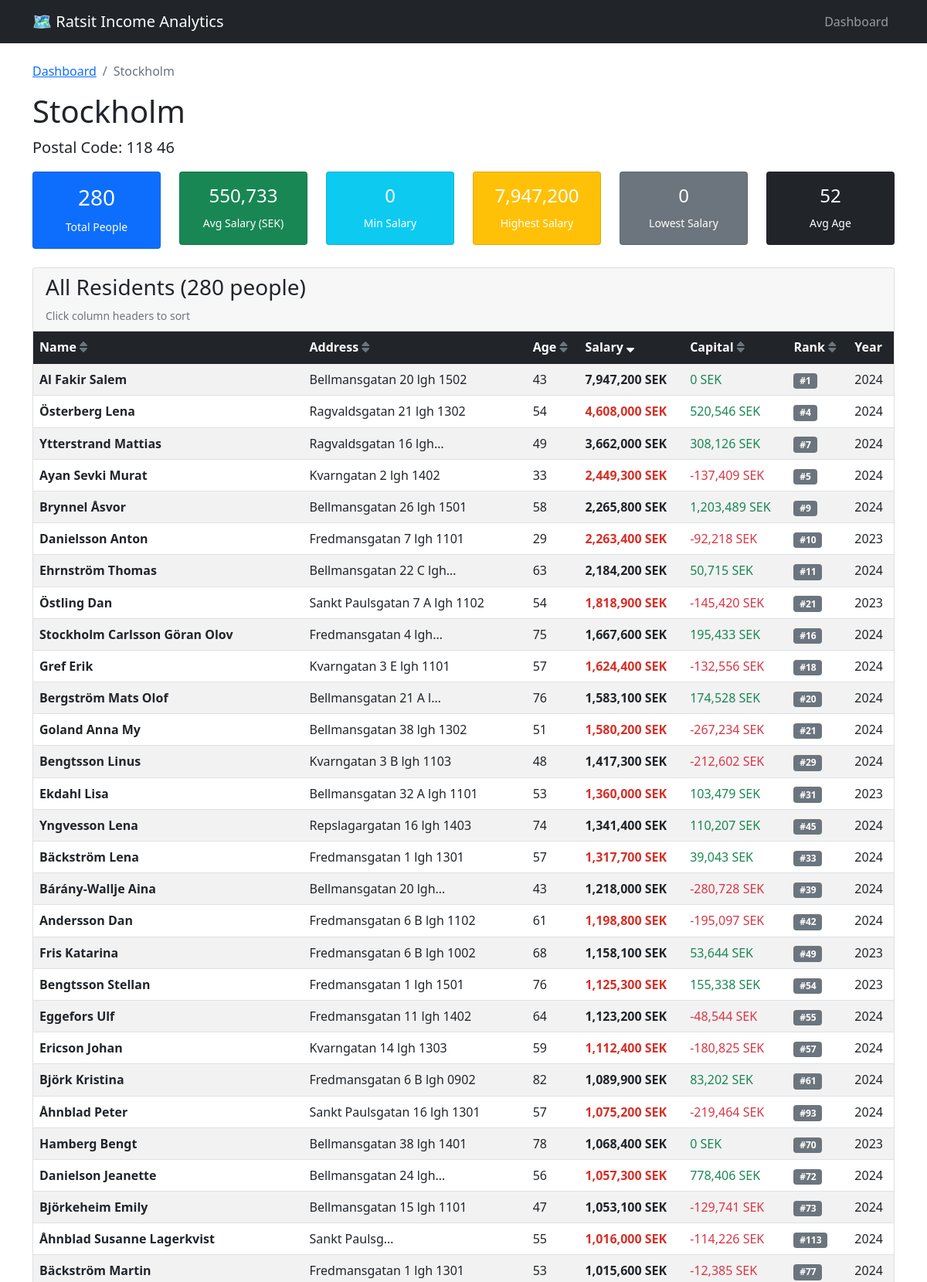
The page /area/118 46 (upper part) on the database its author committed.
### tables this page shows
CREATE TABLE persons (
                id INTEGER PRIMARY KEY AUTOINCREMENT,
                name TEXT NOT NULL,
                address TEXT,
                postal_code TEXT,
                area_name TEXT,
                age INTEGER,
                income_year INTEGER,
                salary_rank INTEGER,
                payment_remarks BOOLEAN,
                salary INTEGER,
                capital INTEGER,
                created_at TIMESTAMP DEFAULT CURRENT_TIMESTAMP
            );

### app.py (the view)
@app.route('/area/<postal_code>')
def area_detail(postal_code):
    db = RatsitDatabase()
    sort_by = request.args.get('sort', 'salary')
    sort_order = request.args.get('order', 'desc')
    persons = db.get_persons_by_area(postal_code=postal_code, sort_by=sort_by, sort_order=sort_order)
    if persons.empty:
        return "Area not found", 404
    area_name = persons.iloc[0]['area_name']
    stats = {
        'area_name': area_name,
        'postal_code': postal_code,
        'total_people': len(persons),
        'avg_salary': int(persons['salary'].mean()),
        'max_salary': int(persons['salary'].max()),
        'min_salary': int(persons['salary'].min()),
        'avg_age': int(persons['age'].mean())
    }
    return render_template('area_detail.html',
                         stats=stats,
                         persons=persons.to_dict('records'),
                         current_sort=sort_by,
                         current_order=sort_order)

### templates/area_detail.html (shortened to what this page needs)
{% extends "base.html" %}
{% block content %}
<div class="row">
    <div class="col-12">
        <nav aria-label="breadcrumb">
            <ol class="breadcrumb">
                <li class="breadcrumb-item"><a href="{{ url_for('index') }}">Dashboard</a></li>
                <li class="breadcrumb-item active">{{ stats.area_name }}</li>
            </ol>
        </nav>
        <h1>{{ stats.area_name }}</h1>
        <p class="lead">Postal Code: {{ stats.postal_code }}</p>
    </div>
</div>
<div class="row mb-4">
    <div class="col-md-2">
        <div class="card bg-primary text-white">
            <div class="card-body text-center">
                <h3>{{ stats.total_people }}</h3>
                <small>Total People</small>
            </div>
        </div>
    </div>
    <div class="col-md-2">
        <div class="card bg-success text-white">
            <div class="card-body text-center">
                <h4>{{ "{:,}".format(stats.avg_salary) }}</h4>
                <small>Avg Salary (SEK)</small>
            </div>
        </div>
    </div>
    <div class="col-md-2">
        <div class="card bg-info text-white">
            <div class="card-body text-center">
                <h4>{{ "{:,}".format(stats.min_salary) }}</h4>
                <small>Min Salary</small>
            </div>
        </div>
    </div>
    <div class="col-md-2">
        <div class="card bg-warning text-white">
            <div class="card-body text-center">
                <h4>{{ "{:,}".format(stats.max_salary) }}</h4>
                <small>Highest Salary</small>
            </div>
        </div>
    </div>
    <div class="col-md-2">
        <div class="card bg-secondary text-white">
            <div class="card-body text-center">
                <h4>{{ "{:,}".format(stats.min_salary) }}</h4>
                <small>Lowest Salary</small>
            </div>
        </div>
    </div>
    <div class="col-md-2">
        <div class="card bg-dark text-white">
            <div class="card-body text-center">
                <h4>{{ stats.avg_age }}</h4>
                <small>Avg Age</small>
            </div>
        </div>
    </div>
</div>
<div class="row">
    <div class="col-12">
        <div class="card">
            <div class="card-header">
                <h3>All Residents ({{ stats.total_people }} people)</h3>
                <small class="text-muted">Click column headers to sort</small>
            </div>
            <div class="card-body p-0">
                <div class="table-responsive">
                    <table class="table table-striped mb-0">
                        <thead class="table-dark">
                            <tr>
                                <th>
                                    <a href="?sort=name&order={{ 'asc' if current_sort == 'name' and current_order == 'desc' else 'desc' }}"
                                       class="text-white text-decoration-none">
                                        Name
                                        {% if current_sort == 'name' %}
                                            <i class="fas fa-sort-{{ 'down' if current_order == 'desc' else 'up' }}"></i>
                                        {% else %}
                                            <i class="fas fa-sort text-muted"></i>
                                        {% endif %}
                                    </a>
                                </th>
                                <th>
                                    <a href="?sort=address&order={{ 'asc' if current_sort == 'address' and current_order == 'desc' else 'desc' }}"
                                       class="text-white text-decoration-none">
                                        Address
                                        {% if current_sort == 'address' %}
                                            <i class="fas fa-sort-{{ 'down' if current_order == 'desc' else 'up' }}"></i>
                                        {% else %}
                                            <i class="fas fa-sort text-muted"></i>
                                        {% endif %}
                                    </a>
                                </th>
                                <th>
                                    <a href="?sort=age&order={{ 'asc' if current_sort == 'age' and current_order == 'desc' else 'desc' }}"
                                       class="text-white text-decoration-none">
                                        Age
                                        {% if current_sort == 'age' %}
                                            <i class="fas fa-sort-{{ 'down' if current_order == 'desc' else 'up' }}"></i>
                                        {% else %}
                                            <i class="fas fa-sort text-muted"></i>
                                        {% endif %}
                                    </a>
                                </th>
                                <th>
                                    <a href="?sort=salary&order={{ 'asc' if current_sort == 'salary' and current_order == 'desc' else 'desc' }}"
                                       class="text-white text-decoration-none">
                                        Salary
                                        {% if current_sort == 'salary' %}
                                            <i class="fas fa-sort-{{ 'down' if current_order == 'desc' else 'up' }}"></i>
                                        {% else %}
                                            <i class="fas fa-sort text-muted"></i>
                                        {% endif %}
                                    </a>
                                </th>
                                <th>
                                    <a href="?sort=capital&order={{ 'asc' if current_sort == 'capital' and current_order == 'desc' else 'desc' }}"
                                       class="text-white text-decoration-none">
                                        Capital
                                        {% if current_sort == 'capital' %}
                                            <i class="fas fa-sort-{{ 'down' if current_order == 'desc' else 'up' }}"></i>
                                        {% else %}
                                            <i class="fas fa-sort text-muted"></i>
                                        {% endif %}
                                    </a>
                                </th>
                                <th>
                                    <a href="?sort=rank&order={{ 'asc' if current_sort == 'rank' and current_order == 'desc' else 'desc' }}"
                                       class="text-white text-decoration-none">
                                        Rank
                                        {% if current_sort == 'rank' %}
                                            <i class="fas fa-sort-{{ 'down' if current_order == 'desc' else 'up' }}"></i>
                                        {% else %}
                                            <i class="fas fa-sort text-muted"></i>
                                        {% endif %}
                                    </a>
                                </th>
                                <th>Year</th>
                            </tr>
                        </thead>
                        <tbody>
                            {% for person in persons %}
                            <tr>
                                <td><strong>{{ person.name }}</strong></td>
                                <td>{{ person.address }}</td>
                                <td>{{ person.age }}</td>
                                <td class="{% if person.salary > 1000000 %}salary-high{% elif person.salary > 500000 %}salary-medium{% else %}salary-low{% endif %}">
                                    {{ "{:,}".format(person.salary) }} SEK
                                </td>
                                <td>
                                    {% if person.capital >= 0 %}
                                        <span class="text-success">{{ "{:,}".format(person.capital) }} SEK</span>
                                    {% else %}
                                        <span class="text-danger">{{ "{:,}".format(person.capital) }} SEK</span>
                                    {% endif %}
                                </td>
                                <td><span class="badge bg-secondary">#{{ person.salary_rank }}</span></td>
                                <td>{{ person.income_year }}</td>
                            </tr>
                            {% endfor %}
                        </tbody>
                    </table>
                </div>
            </div>
        </div>
    </div>
</div>
{% endblock %}

### templates/base.html (style rules this page uses)
.salary-high { color: #d73027; font-weight: bold; }

### rows shown on the page
persons: area_name "Stockholm", postal_code "118 46", name "Al Fakir Salem", address "Bellmansgatan 20 lgh 1502", age "43", salary "7,947,200", capital "0", salary_rank "1", income_year "2024"
persons: name "Österberg Lena", address "Ragvaldsgatan 21 lgh 1302", age "54", salary "4,608,000", capital "520,546", salary_rank "4", income_year "2024"
persons: name "Ytterstrand Mattias", address "Ragvaldsgatan 16 lgh…", age "49", salary "3,662,000", capital "308,126", salary_rank "7", income_year "2024"
persons: name "Ayan Sevki Murat", address "Kvarngatan 2 lgh 1402", age "33", salary "2,449,300", capital "-137,409", salary_rank "5", income_year "2024"
persons: name "Brynnel Åsvor", address "Bellmansgatan 26 lgh 1501", age "58", salary "2,265,800", capital "1,203,489", salary_rank "9", income_year "2024"
persons: name "Danielsson Anton", address "Fredmansgatan 7 lgh 1101", age "29", salary "2,263,400", capital "-92,218", salary_rank "10", income_year "2023"
persons: name "Ehrnström Thomas", address "Bellmansgatan 22 C lgh…", age "63", salary "2,184,200", capital "50,715", salary_rank "11", income_year "2024"
persons: name "Östling Dan", address "Sankt Paulsgatan 7 A lgh 1102", age "54", salary "1,818,900", capital "-145,420", salary_rank "21", income_year "2023"
persons: name "Stockholm Carlsson Göran Olov", address "Fredmansgatan 4 lgh…", age "75", salary "1,667,600", capital "195,433", salary_rank "16", income_year "2024"
persons: name "Gref Erik", address "Kvarngatan 3 E lgh 1101", age "57", salary "1,624,400", capital "-132,556", salary_rank "18", income_year "2024"
persons: name "Bergström Mats Olof", address "Bellmansgatan 21 A l…", age "76", salary "1,583,100", capital "174,528", salary_rank "20", income_year "2024"
persons: name "Goland Anna My", address "Bellmansgatan 38 lgh 1302", age "51", salary "1,580,200", capital "-267,234", salary_rank "21", income_year "2024"
persons: name "Bengtsson Linus", address "Kvarngatan 3 B lgh 1103", age "48", salary "1,417,300", capital "-212,602", salary_rank "29", income_year "2024"
persons: name "Ekdahl Lisa", address "Bellmansgatan 32 A lgh 1101", age "53", salary "1,360,000", capital "103,479", salary_rank "31", income_year "2023"
persons: name "Yngvesson Lena", address "Repslagargatan 16 lgh 1403", age "74", salary "1,341,400", capital "110,207", salary_rank "45", income_year "2024"
persons: name "Bäckström Lena", address "Fredmansgatan 1 lgh 1301", age "57", salary "1,317,700", capital "39,043", salary_rank "33", income_year "2024"
persons: name "Bárány-Wallje Aina", address "Bellmansgatan 20 lgh…", age "43", salary "1,218,000", capital "-280,728", salary_rank "39", income_year "2024"
persons: name "Andersson Dan", address "Fredmansgatan 6 B lgh 1102", age "61", salary "1,198,800", capital "-195,097", salary_rank "42", income_year "2024"
persons: name "Fris Katarina", address "Fredmansgatan 6 B lgh 1002", age "68", salary "1,158,100", capital "53,644", salary_rank "49", income_year "2023"
persons: name "Bengtsson Stellan", address "Fredmansgatan 1 lgh 1501", age "76", salary "1,125,300", capital "155,338", salary_rank "54", income_year "2023"
persons: name "Eggefors Ulf", address "Fredmansgatan 11 lgh 1402", age "64", salary "1,123,200", capital "-48,544", salary_rank "55", income_year "2024"
persons: name "Ericson Johan", address "Kvarngatan 14 lgh 1303", age "59", salary "1,112,400", capital "-180,825", salary_rank "57", income_year "2024"
persons: name "Björk Kristina", address "Fredmansgatan 6 B lgh 0902", age "82", salary "1,089,900", capital "83,202", salary_rank "61", income_year "2024"
persons: name "Åhnblad Peter", address "Sankt Paulsgatan 16 lgh 1301", age "57", salary "1,075,200", capital "-219,464", salary_rank "93", income_year "2024"
persons: name "Hamberg Bengt", address "Bellmansgatan 38 lgh 1401", age "78", salary "1,068,400", capital "0", salary_rank "70", income_year "2023"
persons: name "Danielson Jeanette", address "Bellmansgatan 24 lgh…", age "56", salary "1,057,300", capital "778,406", salary_rank "72", income_year "2024"
persons: name "Björkeheim Emily", address "Bellmansgatan 15 lgh 1101", age "47", salary "1,053,100", capital "-129,741", salary_rank "73", income_year "2024"
persons: name "Åhnblad Susanne Lagerkvist", address "Sankt Paulsg…", age "55", salary "1,016,000", capital "-114,226", salary_rank "113", income_year "2024"
persons: name "Bäckström Martin", address "Fredmansgatan 1 lgh 1301", age "53", salary "1,015,600", capital "-12,385", salary_rank "77", income_year "2024"

### other values the page prints
{{ stats.total_people }} "280"
{{ "{:,}".format(stats.avg_salary) }} "550,733"
{{ "{:,}".format(stats.min_salary) }} "0"
{{ "{:,}".format(stats.max_salary) }} "7,947,200"
{{ stats.avg_age }} "52"
